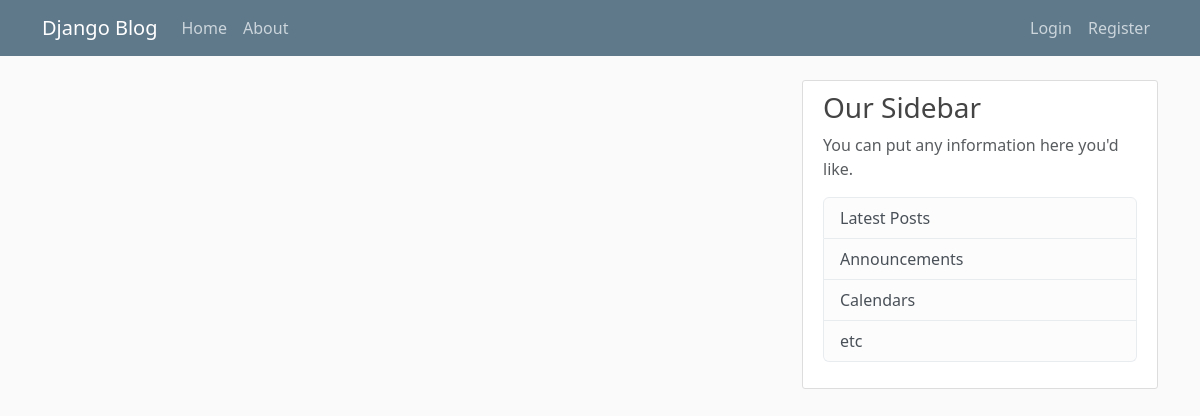
The app's page /, older data.
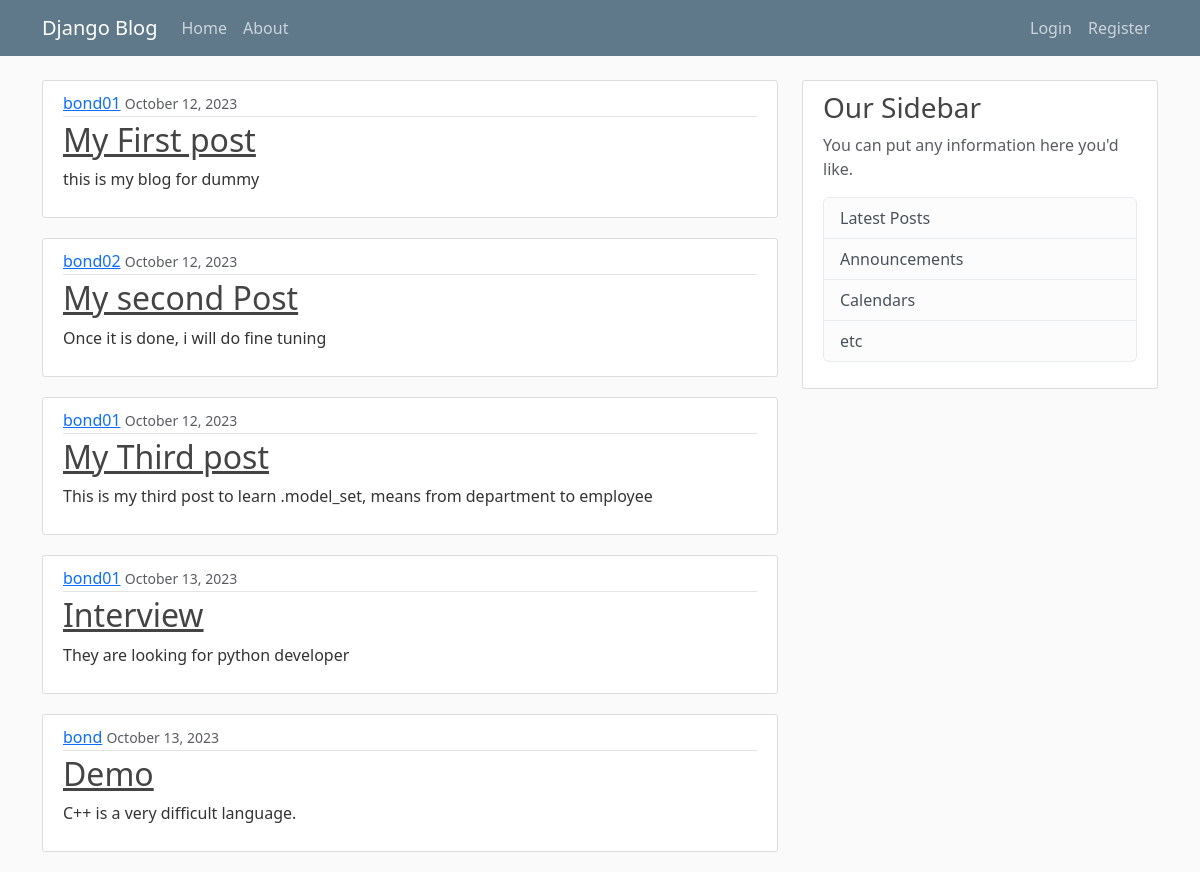
The same page, newer data.
### blog/models.py (models this page shows, shortened)
class Post(models.Model):
    title=models.CharField(max_length=50)
    content=models.TextField()
    date_posted=models.DateTimeField(default=timezone.now)
    author=models.ForeignKey(User,on_delete=models.CASCADE)
    price=models.IntegerField(default=0)
    country=models.CharField(max_length=50,default='india')

### blog/views.py (the view)
# urls.py: path('', views.get_post, name='blog-home'),
def get_post(request):
    context = {'posts': Post.objects.all(), 'title': 'Django Blog'}
    return render(request, template_name='blog/home.html', context=context)

### blog/templates/blog/home.html (shortened to what this page needs)
{% extends 'base.html' %}
{% block content %}
 {% for post in posts%}
<article class="media content-section">
  <div class="media-body">
    <div class="article-metadata">
      <a class="mr-2" href="#">{{ post.author }}</a>
      <small class="text-muted">{{ post.date_posted | date:"F d, Y"}}</small>
    </div>
    <h2><a class="article-title" href="#">{{ post.title }}</a></h2>
    <p class="article-content">{{ post.content }}</p>
  </div>
</article>
   {% endfor%}
{% endblock content %}

### global_templates/base.html (shortened to what this page needs)
{% load static %}
<!DOCTYPE html>
<html lang="en">
  <head>
    <link href="https://cdn.jsdelivr.net/npm/bootstrap@5.3.2/dist/css/bootstrap.min.css" rel="stylesheet">
    <link href="{% static 'blog/min.css' %}" rel="stylesheet" type='text/css' >
  </head>
  <body>
  <header class="site-header">
    <nav class="navbar navbar-expand-md navbar-dark bg-steel fixed-top">
      <div class="container">
        <a class="navbar-brand mr-4" href="{% url 'blog-home'%}">Django Blog</a>
        <div class="collapse navbar-collapse d-flex  justify-content-between" id="navbarToggle">
          <div class="navbar-nav mr-auto">
            <a class="nav-item nav-link" href="{% url 'blog-home'%}">Home</a>
            <a class="nav-item nav-link" href="{% url 'blog-about'%}">About</a>
          </div>
          <div class="navbar-nav">
            <a class="nav-item nav-link" href="#">Login</a>
            <a class="nav-item nav-link" href="{% url 'users-registration' %}">Register</a>
          </div>
        </div>
      </div>
    </nav>
  </header>
  <main role="main" class="container">
    <div class="row">
      <div class="col-md-8">
        {% block content %}{% endblock %}
      </div>
      <div class="col-md-4">
        <div class="content-section">
          <h3>Our Sidebar</h3>
          <p class='text-muted'>You can put any information here you'd like.
            <ul class="list-group">
              <li class="list-group-item list-group-item-light">Latest Posts</li>
              <li class="list-group-item list-group-item-light">Announcements</li>
              <li class="list-group-item list-group-item-light">Calendars</li>
              <li class="list-group-item list-group-item-light">etc</li>
            </ul>
          </p>
        </div>
      </div>
    </div>
  </main>
  </body>
</html>

### blog/static/blog/min.css (style rules this page uses)
body { background: #fafafa; color: #333333; margin-top: 5rem; }
h1, h2, h3, h4, h5, h6 { color: #444444; }
ul { margin: 0; }
.bg-steel { background-color: #5f788a; }
.site-header .navbar-nav .nav-link { color: #cbd5db; }
.content-section { background: #ffffff; padding: 10px 20px; border: 1px solid #dddddd; border-radius: 3px; margin-bottom: 20px; }
.article-title { color: #444444; }
.article-content { white-space: pre-line; }
.article-metadata { padding-bottom: 1px; margin-bottom: 4px; border-bottom: 1px solid #e3e3e3 }

Row changes from the older to the newer data that the page shows:
added Post: author "bond01", date_posted "October 12, 2023", title "My First post", content "this is my blog for dummy"
added Post: author "bond02", date_posted "October 12, 2023", title "My second Post", content "Once it is done, i will do fine tuning"
added Post: author "bond01", date_posted "October 12, 2023", title "My Third post", content "This is my third post to learn .model_set, means from department to employee"
added Post: author "bond01", date_posted "October 13, 2023", title "Interview", content "They are looking for python developer"
added Post: author "bond", date_posted "October 13, 2023", title "Demo", content "C++ is a very difficult language."
